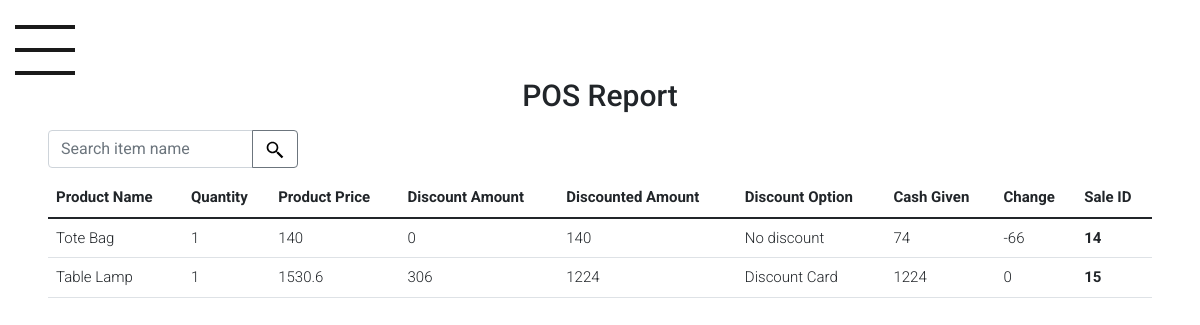
The page /A_report.php on the database as committed earlier.
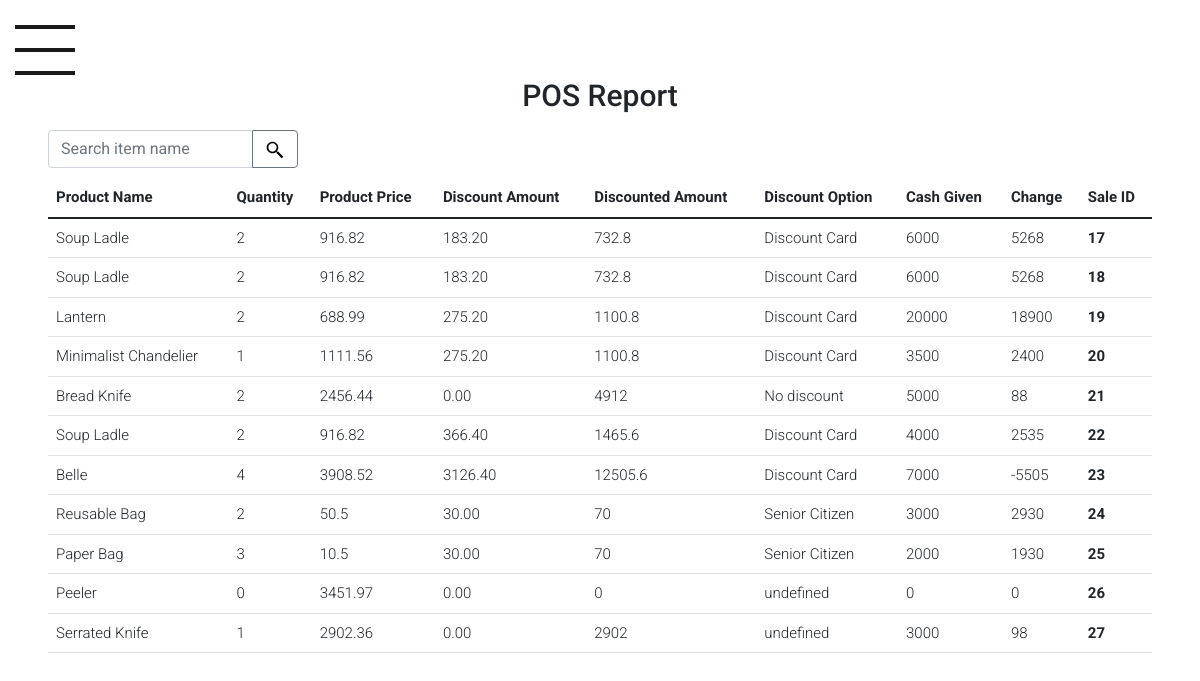
The same page on the database as committed later.
### tables this page shows
CREATE TABLE `salestbl` (
  `cash_given` double NOT NULL,
  `customer_change` double NOT NULL,
  `discounted_amount` double NOT NULL,
  `discount_amount` decimal(65,2) NOT NULL,
  `discount_option` varchar(255) NOT NULL,
  `employee_no` varchar(255) NOT NULL,
  `id` int(11) NOT NULL,
  `item_name` varchar(255) NOT NULL,
  `price` double NOT NULL,
  `quantity` int(11) NOT NULL,
  `total_discounted_amount` double NOT NULL,
  `total_discount_given` double NOT NULL,
  `total_quantity` int(11) NOT NULL
);

### A_report.php (the view, shortened to what this page needs)
<?php
	$conn = OpenCon();
	$sql = "SELECT * FROM `salestbl`;";
	$result = $conn->query($sql);
	?>
<!DOCTYPE html>
<html lang="en">
	<head>
		<link href="https://cdn.jsdelivr.net/npm/bootstrap@5.1.3/dist/css/bootstrap.min.css" rel="stylesheet">
		<link rel="stylesheet" href="css/sidebar_design.css">
	</head>
	<body>
		<div id="wrapper">
			<div id="page-content-wrapper">
				<button type="button" class="hamburger animated fadeInLeft is-closed" data-toggle="offcanvas">
				<span class="hamb-top"></span>
				<span class="hamb-middle"></span>
				<span class="hamb-bottom"></span>
				</button>
			</div>
		</div>
		<div class="flex-grow-1 bg-white">
			<div class="px-5 bg-white">
				<h1 class="d-flex justify-content-center m-2" style="font-size:30px;">POS Report</h1>
				<form action="" method="post" class="input-group mb-3 mt-3" style="height: 2rem; width:250px">
					<input type="text" class="form-control" aria-describedby="button-addon2" placeholder="Search item name" name='search'>
					<button class="btn btn-outline-secondary" type="submit" id="search_button">
					</button>
				</form>
				<table class="table table-hover">
					<thead>
						<tr>
							<th scope="col">Product Name</th>
							<th scope="col">Quantity</th>
							<th scope="col">Product Price</th>
							<th scope="col">Discount Amount</th>
							<th scope="col">Discounted Amount</th>
							<th scope="col">Discount Option</th>
							<th scope="col">Cash Given</th>
							<th scope="col">Change</th>
							<th scope="col">Sale ID</th>
						</tr>
					</thead>
					<tbody>
						<?php
							if ($result) {
							    while ($item = $result->fetch_assoc()) {
							        echo "
							        <tr>
							            <td>$item[item_name]</td>
										<td>$item[quantity]</td>
							            <td>$item[price]</td>
							            <td>$item[discount_amount]</td>
							            <td>$item[discounted_amount]</td>
										<td>$item[discount_option]</td>
							            <td>$item[cash_given]</td>
							            <td>$item[customer_change]</td>
										<th scope='row'>$item[id]</th>
							        </tr>
							        ";
							    }
							}
							?>
					</tbody>
				</table>
			</div>
		</div>
	</body>
</html>

### css/sidebar_design.css (style rules this page uses)
body { position: relative; overflow-x: hidden; background-color: #CFD8DC; }
body, html { height: 100%; }
#wrapper { padding-left: 0; -webkit-transition: all 0.5s ease; -moz-transition: all 0.5s ease; -o-transition: all 0.5s ease; transition: all 0.5s ease; }
#page-content-wrapper { width: 100%; padding-top: 70px; }
.hamburger { position: fixed; top: 20px; z-index: 999; display: block; width: 60px; height: 60px; margin-left: 15px; background: transparent; border: none; }
.hamburger.is-closed:before { content: ''; display: block; width: 100px; font-size: 14px; color: #fff; line-height: 32px; text-align: center; opacity: 0; -webkit-transform: translate3d(0, 0, 0); transform: translate3d(0, 0, 0); -webkit-transition: all .35s ease-in-out; transition: all .35s ease-in-out; }
.hamburger.is-closed .hamb-top, .hamburger.is-closed .hamb-middle, .hamburger.is-closed .hamb-bottom, .hamburger.is-open .hamb-top, .hamburger.is-open .hamb-middle, .hamburger.is-open .hamb-bottom { position: absolute; left: 0; height: 4px; width: 100%; }
.hamburger.is-closed .hamb-top, .hamburger.is-closed .hamb-middle, .hamburger.is-closed .hamb-bottom { background-color: #1a1a1a; }
.hamburger.is-closed .hamb-top { top: 5px; -webkit-transition: all .35s ease-in-out; transition: all .35s ease-in-out; }
.hamburger.is-closed .hamb-middle { top: 50%; margin-top: -2px; }
.hamburger.is-closed .hamb-bottom { bottom: 5px; -webkit-transition: all .35s ease-in-out; transition: all .35s ease-in-out; }
* { margin: 0; padding: 0; }
body { font-family: 'Roboto', sans-serif; font-style: normal; font-weight: 300; -webkit-font-smoothing: antialiased; -moz-osx-font-smoothing: grayscale; font-size: 15px; background: #ffffff; }

Rows that differ between the two databases and show on the page:
removed salestbl: item_name "Tote Bag", quantity "1", price "140", discount_amount "0", discounted_amount "140", discount_option "No discount", cash_given "74", customer_change "-66", id "14"
removed salestbl: item_name "Table Lamp", quantity "1", price "1530.6", discount_amount "306", discounted_amount "1224", discount_option "Discount Card", cash_given "1224", customer_change "0", id "15"
added salestbl: item_name "Soup Ladle", quantity "2", price "916.82", discount_amount "183.20", discounted_amount "732.8", discount_option "Discount Card", cash_given "6000", customer_change "5268", id "17"
added salestbl: item_name "Soup Ladle", quantity "2", price "916.82", discount_amount "183.20", discounted_amount "732.8", discount_option "Discount Card", cash_given "6000", customer_change "5268", id "18"
added salestbl: item_name "Lantern", quantity "2", price "688.99", discount_amount "275.20", discounted_amount "1100.8", discount_option "Discount Card", cash_given "20000", customer_change "18900", id "19"
added salestbl: item_name "Minimalist Chandelier", quantity "1", price "1111.56", discount_amount "275.20", discounted_amount "1100.8", discount_option "Discount Card", cash_given "3500", customer_change "2400", id "20"
added salestbl: item_name "Bread Knife", quantity "2", price "2456.44", discount_amount "0.00", discounted_amount "4912", discount_option "No discount", cash_given "5000", customer_change "88", id "21"
added salestbl: item_name "Soup Ladle", quantity "2", price "916.82", discount_amount "366.40", discounted_amount "1465.6", discount_option "Discount Card", cash_given "4000", customer_change "2535", id "22"
added salestbl: item_name "Belle", quantity "4", price "3908.52", discount_amount "3126.40", discounted_amount "12505.6", discount_option "Discount Card", cash_given "7000", customer_change "-5505", id "23"
added salestbl: item_name "Reusable Bag", quantity "2", price "50.5", discount_amount "30.00", discounted_amount "70", discount_option "Senior Citizen", cash_given "3000", customer_change "2930", id "24"
added salestbl: item_name "Paper Bag", quantity "3", price "10.5", discount_amount "30.00", discounted_amount "70", discount_option "Senior Citizen", cash_given "2000", customer_change "1930", id "25"
added salestbl: item_name "Peeler", quantity "0", price "3451.97", discount_amount "0.00", discounted_amount "0", discount_option "undefined", cash_given "0", customer_change "0", id "26"
added salestbl: item_name "Serrated Knife", quantity "1", price "2902.36", discount_amount "0.00", discounted_amount "2902", discount_option "undefined", cash_given "3000", customer_change "98", id "27"
